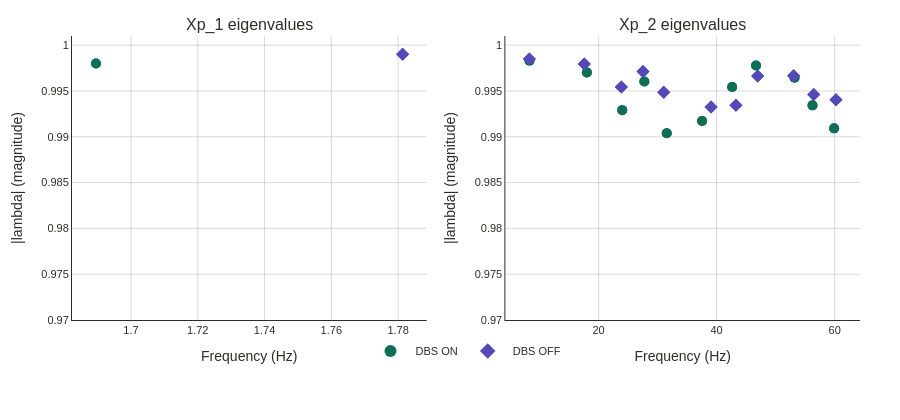
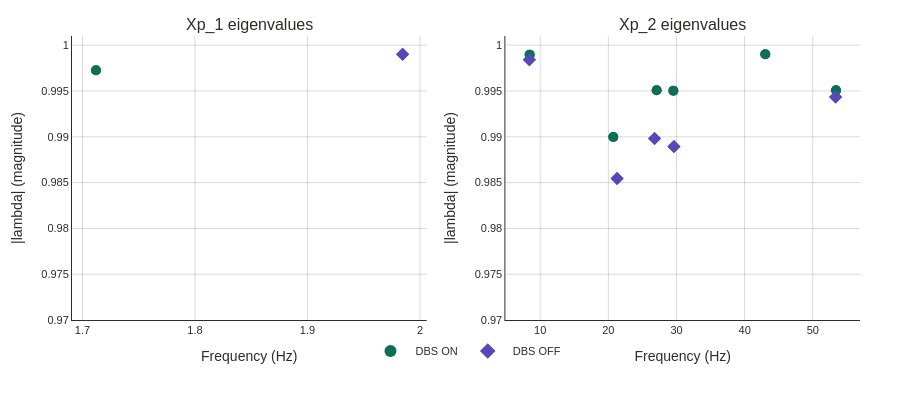
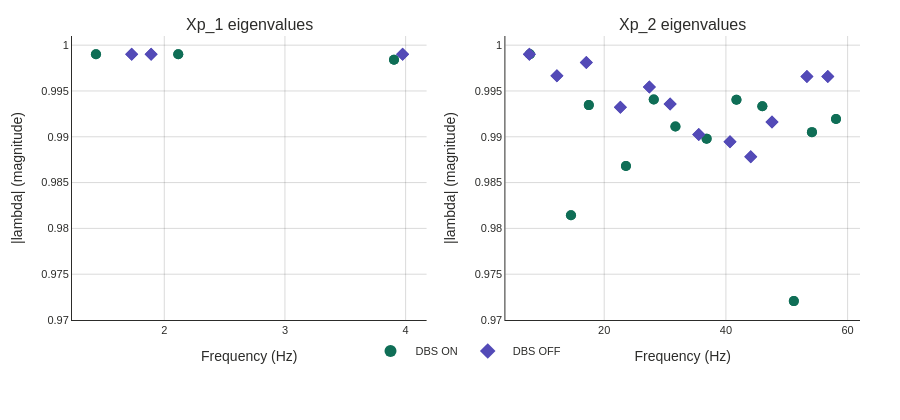
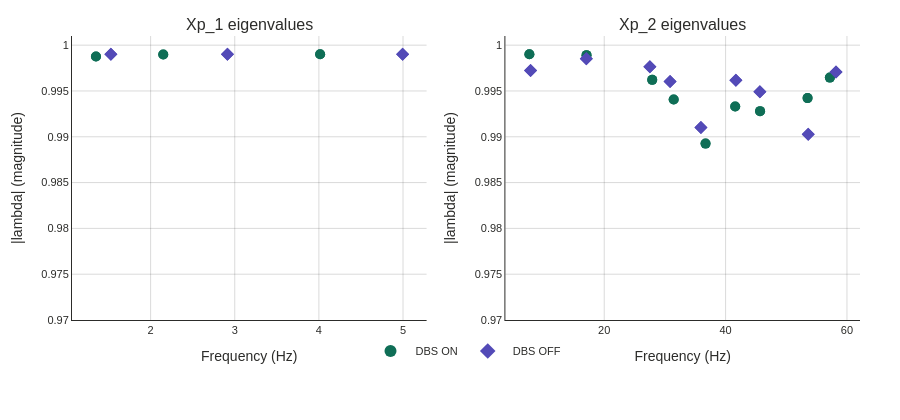

The code cell stored with these charts, in order, in its notebook:
### Markdown cell above
## 6. A matrix analysis (PSID only)

The state transition matrix A governs latent dynamics: $x_{t+1} = A x_t$.

- **Block structure**: A12 near zero means Xp_2 has no causal influence on Xp_1
  (behavioral subspace is decoupled from neural dynamics).
- **Eigenvalues**: complex eigenvalues reveal oscillatory modes. Comparing ON vs OFF
  shows which frequency modes DBS modulates.

### Code cell
for label, d in data.items():
    a_info = a_matrix_analysis(d["model_both"], d["model_on"], d["model_off"],
                                d["n1"], d["nx"], d["fs"])
    d["a_matrix"] = a_info

    # Brief block structure summary
    coupling = a_info["block_norms"]["A12 (Xp2->Xp1)"]
    print(f"{label}: A12={coupling:.6f} ({'decoupled' if coupling < 0.01 else 'coupled'}), "
          f"ON-OFF diff: A11={a_info['diff_norms']['A11 diff']:.4f}, "
          f"A22={a_info['diff_norms']['A22 diff']:.4f}")

    # Eigenvalue scatter: one panel per subspace. Drop subplot titles.
    fig = make_subplots(rows=1, cols=2, horizontal_spacing=0.12)
    for col, sub in enumerate(["xp1", "xp2"], 1):
        for cond, color, symbol in [("on", COLOR_DBS_ON, "circle"),
                                     ("off", COLOR_DBS_OFF, "diamond")]:
            modes = a_info["sub_modes"][f"{cond}_{sub}"]
            freqs = [m["freq"] for m in modes if m["is_complex"]]
            mags = [m["mag"] for m in modes if m["is_complex"]]
            decays = [m["decay_ms"] for m in modes if m["is_complex"]]
            fig.add_trace(go.Scatter(
                x=freqs, y=mags, mode="markers",
                marker=dict(color=color, symbol=symbol, size=10),
                name=f"DBS {cond.upper()}", legendgroup=cond,
                text=[f"decay={d:.0f}ms" for d in decays],
                hovertemplate="%{x:.1f}Hz<br>|lambda|=%{y:.5f}<br>%{text}",
                showlegend=(col == 1),
            ), row=1, col=col)
        # Subspace label inside each panel
        xref = "x" if col == 1 else f"x{col}"
        yref = "y" if col == 1 else f"y{col}"
        sub_label = "Xp_1 (behavioural)" if sub == "xp1" else "Xp_2 (non-behavioural)"
        sub_color = COLOR_XP1 if sub == "xp1" else COLOR_XP2
        fig.add_annotation(
            x=0.04, y=0.95, xref=f"{xref} domain", yref=f"{yref} domain",
            text=f"<b>{sub_label}</b>", xanchor="left", yanchor="top",
            showarrow=False, font=dict(size=FONT_SIZE_BASE, family=FONT_FAMILY, color=sub_color),
        )
    fig.update_xaxes(title_text="oscillation frequency (Hz)")
    fig.update_yaxes(title_text="|\u03bb| (eigenvalue magnitude)", range=[0.97, 1.001])
    apply_thesis_style(fig, ThesisTheme.LIGHT, height=420,
                       margin=dict(l=80, r=24, t=24, b=80), legend_y=-0.22)
    fig.update_layout(width=900)
    fig.write_image(str(OUT / f'eigenvalues_{label.replace(" ", "_")}.png'),
                    width=900, height=420, scale=2)
    fig.show()
    print(
        f"A-matrix oscillatory eigenvalues for {label} (PSID, dbs_both vs dbs_off vs dbs_on). "
        f"Left panel: Xp_1 sub-block (n1={d['n1']}). Right panel: Xp_2 sub-block (nx-n1={d['nx']-d['n1']}). "
        f"Each marker is one complex-conjugate eigenpair plotted at its rotation frequency vs |\u03bb|; "
        f"closer to 1 = slower decay. A12 (Xp2->Xp1) coupling = {a_info['block_norms']['A12 (Xp2->Xp1)']:.4f}, "
        f"|A_on - A_off| = {a_info['diff_norms']['Full A diff']:.4f}."
    )

### Figure 1 — Plotly figure (JSON) as saved in the notebook; plotly's stock layout.template omitted (floating-point values rounded to 4 significant figures)
{"data": [{"hovertemplate": "%{x:.1f}Hz<br>|lambda|=%{y:.5f}<br>%{text}", "legendgroup": "on", "marker": {"color": "#0F6E56", "size": 10, "symbol": "circle"}, "mode": "markers", "name": "DBS ON", "showlegend": true, "text": ["decay=2495ms", "decay=2495ms"], "type": "scatter", "x": [1.69, 1.69], "xaxis": "x", "y": [0.998, 0.998], "yaxis": "y"}, {"hovertemplate": "%{x:.1f}Hz<br>|lambda|=%{y:.5f}<br>%{text}", "legendgroup": "off", "marker": {"color": "#534AB7", "size": 10, "symbol": "diamond"}, "mode": "markers", "name": "DBS OFF", "showlegend": true, "text": ["decay=4997ms", "decay=4997ms"], "type": "scatter", "x": [1.781, 1.781], "xaxis": "x", "y": [0.999, 0.999], "yaxis": "y"}, {"hovertemplate": "%{x:.1f}Hz<br>|lambda|=%{y:.5f}<br>%{text}", "legendgroup": "on", "marker": {"color": "#0F6E56", "size": 10, "symbol": "circle"}, "mode": "markers", "name": "DBS ON", "showlegend": false, "text": ["decay=2967ms", "decay=2967ms", "decay=2255ms", "decay=2255ms", "decay=1679ms", "decay=1679ms", "decay=1401ms", "decay=1401ms", "decay=1259ms", "decay=1259ms", "decay=1092ms", "decay=1092ms", "decay=759ms", "decay=759ms", "decay=702ms", "decay=702ms", "decay=601ms", "decay=601ms", "decay=548ms", "decay=548ms", "decay=517ms", "decay=517ms"], "type": "scatter", "x": [8.287, 8.287, 46.68, 46.68, 18.01, 18.01, 53.2, 53.2, 27.75, 27.75, 42.63, 42.63, 56.25, 56.25, 24.0, 24.0, 37.54, 37.54, 59.91, 59.91, 31.54, 31.54], "xaxis": "x2", "y": [0.9983, 0.9983, 0.9978, 0.9978, 0.997, 0.997, 0.9964, 0.9964, 0.996, 0.996, 0.9954, 0.9954, 0.9934, 0.9934, 0.9929, 0.9929, 0.9917, 0.9917, 0.9909, 0.9909, 0.9904, 0.9904], "yaxis": "y2"}, {"hovertemplate": "%{x:.1f}Hz<br>|lambda|=%{y:.5f}<br>%{text}", "legendgroup": "off", "marker": {"color": "#534AB7", "size": 10, "symbol": "diamond"}, "mode": "markers", "name": "DBS OFF", "showlegend": false, "text": ["decay=3309ms", "decay=3309ms", "decay=2437ms", "decay=2437ms", "decay=1741ms", "decay=1741ms", "decay=1495ms", "decay=1495ms", "decay=1486ms", "decay=1486ms", "decay=1091ms", "decay=1091ms", "decay=972ms", "decay=972ms", "decay=924ms", "decay=924ms", "decay=837ms", "decay=837ms", "decay=761ms", "decay=761ms", "decay=740ms", "decay=740ms"], "type": "scatter", "x": [8.27, 8.27, 17.58, 17.58, 27.52, 27.52, 53.04, 53.04, 46.95, 46.95, 23.86, 23.86, 31.04, 31.04, 56.45, 56.45, 60.23, 60.23, 43.27, 43.27, 39.06, 39.06], "xaxis": "x2", "y": [0.9985, 0.9985, 0.998, 0.998, 0.9971, 0.9971, 0.9967, 0.9967, 0.9966, 0.9966, 0.9954, 0.9954, 0.9949, 0.9949, 0.9946, 0.9946, 0.994, 0.994, 0.9934, 0.9934, 0.9933, 0.9933], "yaxis": "y2"}], "layout": {"annotations": [{"font": {"size": 16}, "showarrow": false, "text": "Xp_1 eigenvalues", "x": 0.225, "xanchor": "center", "xref": "paper", "y": 1.0, "yanchor": "bottom", "yref": "paper"}, {"font": {"size": 16}, "showarrow": false, "text": "Xp_2 eigenvalues", "x": 0.775, "xanchor": "center", "xref": "paper", "y": 1.0, "yanchor": "bottom", "yref": "paper"}], "font": {"color": "#2C2C2A", "family": "Arial, Helvetica, sans-serif", "size": 12}, "height": 420, "hovermode": "x unified", "legend": {"bgcolor": "rgba(0,0,0,0)", "font": {"size": 11}, "itemsizing": "constant", "itemwidth": 40, "orientation": "h", "tracegroupgap": 8, "x": 0.5, "xanchor": "center", "y": -0.16, "yanchor": "bottom"}, "margin": {"b": 100, "l": 72, "r": 40, "t": 36}, "paper_bgcolor": "#FFFFFF", "plot_bgcolor": "#FFFFFF", "showlegend": true, "width": 900, "xaxis": {"anchor": "y", "domain": [0.0, 0.45], "gridcolor": "rgba(0,0,0,0.15)", "linecolor": "#2C2C2A", "linewidth": 1, "mirror": false, "showgrid": true, "showline": true, "tickfont": {"size": 11}, "title": {"text": "Frequency (Hz)"}}, "xaxis2": {"anchor": "y2", "domain": [0.55, 1.0], "gridcolor": "rgba(0,0,0,0.15)", "linecolor": "#2C2C2A", "linewidth": 1, "mirror": false, "showgrid": true, "showline": true, "tickfont": {"size": 11}, "title": {"text": "Frequency (Hz)"}}, "yaxis": {"anchor": "x", "domain": [0.0, 1.0], "gridcolor": "rgba(0,0,0,0.15)", "linecolor": "#2C2C2A", "linewidth": 1, "mirror": false, "range": [0.97, 1.001], "showgrid": true, "showline": true, "tickfont": {"size": 11}, "title": {"text": "|lambda| (magnitude)"}}, "yaxis2": {"anchor": "x2", "domain": [0.0, 1.0], "gridcolor": "rgba(0,0,0,0.15)", "linecolor": "#2C2C2A", "linewidth": 1, "mirror": false, "range": [0.97, 1.001], "showgrid": true, "showline": true, "tickfont": {"size": 11}, "title": {"text": "|lambda| (magnitude)"}}}}

### Figure 2 — Plotly figure (JSON) as saved in the notebook; plotly's stock layout.template omitted (floating-point values rounded to 4 significant figures)
{"data": [{"hovertemplate": "%{x:.1f}Hz<br>|lambda|=%{y:.5f}<br>%{text}", "legendgroup": "on", "marker": {"color": "#0F6E56", "size": 10, "symbol": "circle"}, "mode": "markers", "name": "DBS ON", "showlegend": true, "text": ["decay=1827ms", "decay=1827ms"], "type": "scatter", "x": [1.712, 1.712], "xaxis": "x", "y": [0.9973, 0.9973], "yaxis": "y"}, {"hovertemplate": "%{x:.1f}Hz<br>|lambda|=%{y:.5f}<br>%{text}", "legendgroup": "off", "marker": {"color": "#534AB7", "size": 10, "symbol": "diamond"}, "mode": "markers", "name": "DBS OFF", "showlegend": true, "text": ["decay=4997ms", "decay=4997ms"], "type": "scatter", "x": [1.985, 1.985], "xaxis": "x", "y": [0.999, 0.999], "yaxis": "y"}, {"hovertemplate": "%{x:.1f}Hz<br>|lambda|=%{y:.5f}<br>%{text}", "legendgroup": "on", "marker": {"color": "#0F6E56", "size": 10, "symbol": "circle"}, "mode": "markers", "name": "DBS ON", "showlegend": false, "text": ["decay=4997ms", "decay=4997ms", "decay=4824ms", "decay=4824ms", "decay=1015ms", "decay=1015ms", "decay=1012ms", "decay=1012ms", "decay=1004ms", "decay=1004ms", "decay=497ms", "decay=497ms"], "type": "scatter", "x": [43.03, 43.03, 8.448, 8.448, 27.08, 27.08, 53.41, 53.41, 29.54, 29.54, 20.72, 20.72], "xaxis": "x2", "y": [0.999, 0.999, 0.999, 0.999, 0.9951, 0.9951, 0.9951, 0.9951, 0.995, 0.995, 0.99, 0.99], "yaxis": "y2"}, {"hovertemplate": "%{x:.1f}Hz<br>|lambda|=%{y:.5f}<br>%{text}", "legendgroup": "off", "marker": {"color": "#534AB7", "size": 10, "symbol": "diamond"}, "mode": "markers", "name": "DBS OFF", "showlegend": false, "text": ["decay=3147ms", "decay=3147ms", "decay=881ms", "decay=881ms", "decay=488ms", "decay=488ms", "decay=450ms", "decay=450ms", "decay=341ms", "decay=341ms", "decay=89ms", "decay=89ms"], "type": "scatter", "x": [8.407, 8.407, 53.34, 53.34, 26.78, 26.78, 29.63, 29.63, 21.28, 21.28, 39.99, 39.99], "xaxis": "x2", "y": [0.9984, 0.9984, 0.9943, 0.9943, 0.9898, 0.9898, 0.9889, 0.9889, 0.9854, 0.9854, 0.9452, 0.9452], "yaxis": "y2"}], "layout": {"annotations": [{"font": {"size": 16}, "showarrow": false, "text": "Xp_1 eigenvalues", "x": 0.225, "xanchor": "center", "xref": "paper", "y": 1.0, "yanchor": "bottom", "yref": "paper"}, {"font": {"size": 16}, "showarrow": false, "text": "Xp_2 eigenvalues", "x": 0.775, "xanchor": "center", "xref": "paper", "y": 1.0, "yanchor": "bottom", "yref": "paper"}], "font": {"color": "#2C2C2A", "family": "Arial, Helvetica, sans-serif", "size": 12}, "height": 420, "hovermode": "x unified", "legend": {"bgcolor": "rgba(0,0,0,0)", "font": {"size": 11}, "itemsizing": "constant", "itemwidth": 40, "orientation": "h", "tracegroupgap": 8, "x": 0.5, "xanchor": "center", "y": -0.16, "yanchor": "bottom"}, "margin": {"b": 100, "l": 72, "r": 40, "t": 36}, "paper_bgcolor": "#FFFFFF", "plot_bgcolor": "#FFFFFF", "showlegend": true, "width": 900, "xaxis": {"anchor": "y", "domain": [0.0, 0.45], "gridcolor": "rgba(0,0,0,0.15)", "linecolor": "#2C2C2A", "linewidth": 1, "mirror": false, "showgrid": true, "showline": true, "tickfont": {"size": 11}, "title": {"text": "Frequency (Hz)"}}, "xaxis2": {"anchor": "y2", "domain": [0.55, 1.0], "gridcolor": "rgba(0,0,0,0.15)", "linecolor": "#2C2C2A", "linewidth": 1, "mirror": false, "showgrid": true, "showline": true, "tickfont": {"size": 11}, "title": {"text": "Frequency (Hz)"}}, "yaxis": {"anchor": "x", "domain": [0.0, 1.0], "gridcolor": "rgba(0,0,0,0.15)", "linecolor": "#2C2C2A", "linewidth": 1, "mirror": false, "range": [0.97, 1.001], "showgrid": true, "showline": true, "tickfont": {"size": 11}, "title": {"text": "|lambda| (magnitude)"}}, "yaxis2": {"anchor": "x2", "domain": [0.0, 1.0], "gridcolor": "rgba(0,0,0,0.15)", "linecolor": "#2C2C2A", "linewidth": 1, "mirror": false, "range": [0.97, 1.001], "showgrid": true, "showline": true, "tickfont": {"size": 11}, "title": {"text": "|lambda| (magnitude)"}}}}

### Figure 3 — Plotly figure (JSON) as saved in the notebook; plotly's stock layout.template omitted (floating-point values rounded to 4 significant figures)
{"data": [{"hovertemplate": "%{x:.1f}Hz<br>|lambda|=%{y:.5f}<br>%{text}", "legendgroup": "on", "marker": {"color": "#0F6E56", "size": 10, "symbol": "circle"}, "mode": "markers", "name": "DBS ON", "showlegend": true, "text": ["decay=4997ms", "decay=4997ms", "decay=4997ms", "decay=4997ms", "decay=3124ms", "decay=3124ms"], "type": "scatter", "x": [1.434, 1.434, 2.116, 2.116, 3.904, 3.904], "xaxis": "x", "y": [0.999, 0.999, 0.999, 0.999, 0.9984, 0.9984], "yaxis": "y"}, {"hovertemplate": "%{x:.1f}Hz<br>|lambda|=%{y:.5f}<br>%{text}", "legendgroup": "off", "marker": {"color": "#534AB7", "size": 10, "symbol": "diamond"}, "mode": "markers", "name": "DBS OFF", "showlegend": true, "text": ["decay=4997ms", "decay=4997ms", "decay=4997ms", "decay=4997ms", "decay=4997ms", "decay=4997ms"], "type": "scatter", "x": [1.73, 1.73, 3.975, 3.975, 1.891, 1.891], "xaxis": "x", "y": [0.999, 0.999, 0.999, 0.999, 0.999, 0.999], "yaxis": "y"}, {"hovertemplate": "%{x:.1f}Hz<br>|lambda|=%{y:.5f}<br>%{text}", "legendgroup": "on", "marker": {"color": "#0F6E56", "size": 10, "symbol": "circle"}, "mode": "markers", "name": "DBS ON", "showlegend": false, "text": ["decay=4997ms", "decay=4997ms", "decay=840ms", "decay=840ms", "decay=837ms", "decay=837ms", "decay=762ms", "decay=762ms", "decay=747ms", "decay=747ms", "decay=618ms", "decay=618ms", "decay=561ms", "decay=561ms", "decay=524ms", "decay=524ms", "decay=487ms", "decay=487ms", "decay=377ms", "decay=377ms", "decay=267ms", "decay=267ms", "decay=176ms", "decay=176ms"], "type": "scatter", "x": [7.786, 7.786, 28.15, 28.15, 41.73, 41.73, 17.47, 17.47, 45.99, 45.99, 58.09, 58.09, 31.71, 31.71, 54.14, 54.14, 36.83, 36.83, 23.58, 23.58, 14.54, 14.54, 51.16, 51.16], "xaxis": "x2", "y": [0.999, 0.999, 0.9941, 0.9941, 0.994, 0.994, 0.9935, 0.9935, 0.9933, 0.9933, 0.9919, 0.9919, 0.9911, 0.9911, 0.9905, 0.9905, 0.9898, 0.9898, 0.9868, 0.9868, 0.9814, 0.9814, 0.9721, 0.9721], "yaxis": "y2"}, {"hovertemplate": "%{x:.1f}Hz<br>|lambda|=%{y:.5f}<br>%{text}", "legendgroup": "off", "marker": {"color": "#534AB7", "size": 10, "symbol": "diamond"}, "mode": "markers", "name": "DBS OFF", "showlegend": false, "text": ["decay=4997ms", "decay=4997ms", "decay=2647ms", "decay=2647ms", "decay=1493ms", "decay=1493ms", "decay=1455ms", "decay=1455ms", "decay=1454ms", "decay=1454ms", "decay=1092ms", "decay=1092ms", "decay=775ms", "decay=775ms", "decay=735ms", "decay=735ms", "decay=593ms", "decay=593ms", "decay=510ms", "decay=510ms", "decay=472ms", "decay=472ms", "decay=408ms", "decay=408ms"], "type": "scatter", "x": [7.708, 7.708, 17.06, 17.06, 12.23, 12.23, 53.32, 53.32, 56.75, 56.75, 27.42, 27.42, 30.83, 30.83, 22.66, 22.66, 47.57, 47.57, 35.54, 35.54, 40.67, 40.67, 44.08, 44.08], "xaxis": "x2", "y": [0.999, 0.999, 0.9981, 0.9981, 0.9967, 0.9967, 0.9966, 0.9966, 0.9966, 0.9966, 0.9954, 0.9954, 0.9936, 0.9936, 0.9932, 0.9932, 0.9916, 0.9916, 0.9902, 0.9902, 0.9895, 0.9895, 0.9878, 0.9878], "yaxis": "y2"}], "layout": {"annotations": [{"font": {"size": 16}, "showarrow": false, "text": "Xp_1 eigenvalues", "x": 0.225, "xanchor": "center", "xref": "paper", "y": 1.0, "yanchor": "bottom", "yref": "paper"}, {"font": {"size": 16}, "showarrow": false, "text": "Xp_2 eigenvalues", "x": 0.775, "xanchor": "center", "xref": "paper", "y": 1.0, "yanchor": "bottom", "yref": "paper"}], "font": {"color": "#2C2C2A", "family": "Arial, Helvetica, sans-serif", "size": 12}, "height": 420, "hovermode": "x unified", "legend": {"bgcolor": "rgba(0,0,0,0)", "font": {"size": 11}, "itemsizing": "constant", "itemwidth": 40, "orientation": "h", "tracegroupgap": 8, "x": 0.5, "xanchor": "center", "y": -0.16, "yanchor": "bottom"}, "margin": {"b": 100, "l": 72, "r": 40, "t": 36}, "paper_bgcolor": "#FFFFFF", "plot_bgcolor": "#FFFFFF", "showlegend": true, "width": 900, "xaxis": {"anchor": "y", "domain": [0.0, 0.45], "gridcolor": "rgba(0,0,0,0.15)", "linecolor": "#2C2C2A", "linewidth": 1, "mirror": false, "showgrid": true, "showline": true, "tickfont": {"size": 11}, "title": {"text": "Frequency (Hz)"}}, "xaxis2": {"anchor": "y2", "domain": [0.55, 1.0], "gridcolor": "rgba(0,0,0,0.15)", "linecolor": "#2C2C2A", "linewidth": 1, "mirror": false, "showgrid": true, "showline": true, "tickfont": {"size": 11}, "title": {"text": "Frequency (Hz)"}}, "yaxis": {"anchor": "x", "domain": [0.0, 1.0], "gridcolor": "rgba(0,0,0,0.15)", "linecolor": "#2C2C2A", "linewidth": 1, "mirror": false, "range": [0.97, 1.001], "showgrid": true, "showline": true, "tickfont": {"size": 11}, "title": {"text": "|lambda| (magnitude)"}}, "yaxis2": {"anchor": "x2", "domain": [0.0, 1.0], "gridcolor": "rgba(0,0,0,0.15)", "linecolor": "#2C2C2A", "linewidth": 1, "mirror": false, "range": [0.97, 1.001], "showgrid": true, "showline": true, "tickfont": {"size": 11}, "title": {"text": "|lambda| (magnitude)"}}}}

### Figure 4 — Plotly figure (JSON) as saved in the notebook; plotly's stock layout.template omitted (floating-point values rounded to 4 significant figures)
{"data": [{"hovertemplate": "%{x:.1f}Hz<br>|lambda|=%{y:.5f}<br>%{text}", "legendgroup": "on", "marker": {"color": "#0F6E56", "size": 10, "symbol": "circle"}, "mode": "markers", "name": "DBS ON", "showlegend": true, "text": ["decay=4997ms", "decay=4997ms", "decay=4882ms", "decay=4882ms", "decay=4067ms", "decay=4067ms"], "type": "scatter", "x": [4.015, 4.015, 2.15, 2.15, 1.351, 1.351], "xaxis": "x", "y": [0.999, 0.999, 0.999, 0.999, 0.9988, 0.9988], "yaxis": "y"}, {"hovertemplate": "%{x:.1f}Hz<br>|lambda|=%{y:.5f}<br>%{text}", "legendgroup": "off", "marker": {"color": "#534AB7", "size": 10, "symbol": "diamond"}, "mode": "markers", "name": "DBS OFF", "showlegend": true, "text": ["decay=4997ms", "decay=4997ms", "decay=4997ms", "decay=4997ms", "decay=4997ms", "decay=4997ms"], "type": "scatter", "x": [1.528, 1.528, 4.995, 4.995, 2.913, 2.913], "xaxis": "x", "y": [0.999, 0.999, 0.999, 0.999, 0.999, 0.999], "yaxis": "y"}, {"hovertemplate": "%{x:.1f}Hz<br>|lambda|=%{y:.5f}<br>%{text}", "legendgroup": "on", "marker": {"color": "#0F6E56", "size": 10, "symbol": "circle"}, "mode": "markers", "name": "DBS ON", "showlegend": false, "text": ["decay=4997ms", "decay=4997ms", "decay=4585ms", "decay=4585ms", "decay=1410ms", "decay=1410ms", "decay=1318ms", "decay=1318ms", "decay=863ms", "decay=863ms", "decay=841ms", "decay=841ms", "decay=744ms", "decay=744ms", "decay=692ms", "decay=692ms", "decay=463ms", "decay=463ms"], "type": "scatter", "x": [7.666, 7.666, 17.08, 17.08, 57.18, 57.18, 27.91, 27.91, 53.51, 53.51, 31.45, 31.45, 41.58, 41.58, 45.68, 45.68, 36.7, 36.7], "xaxis": "x2", "y": [0.999, 0.999, 0.9989, 0.9989, 0.9965, 0.9965, 0.9962, 0.9962, 0.9942, 0.9942, 0.9941, 0.9941, 0.9933, 0.9933, 0.9928, 0.9928, 0.9893, 0.9893], "yaxis": "y2"}, {"hovertemplate": "%{x:.1f}Hz<br>|lambda|=%{y:.5f}<br>%{text}", "legendgroup": "off", "marker": {"color": "#534AB7", "size": 10, "symbol": "diamond"}, "mode": "markers", "name": "DBS OFF", "showlegend": false, "text": ["decay=3358ms", "decay=3358ms", "decay=2124ms", "decay=2124ms", "decay=1802ms", "decay=1802ms", "decay=1707ms", "decay=1707ms", "decay=1300ms", "decay=1300ms", "decay=1260ms", "decay=1260ms", "decay=978ms", "decay=978ms", "decay=554ms", "decay=554ms", "decay=511ms", "decay=511ms"], "type": "scatter", "x": [17.05, 17.05, 27.52, 27.52, 7.865, 7.865, 58.2, 58.2, 41.69, 41.69, 30.85, 30.85, 45.65, 45.65, 35.94, 35.94, 53.61, 53.61], "xaxis": "x2", "y": [0.9985, 0.9985, 0.9976, 0.9976, 0.9972, 0.9972, 0.9971, 0.9971, 0.9962, 0.9962, 0.996, 0.996, 0.9949, 0.9949, 0.991, 0.991, 0.9903, 0.9903], "yaxis": "y2"}], "layout": {"annotations": [{"font": {"size": 16}, "showarrow": false, "text": "Xp_1 eigenvalues", "x": 0.225, "xanchor": "center", "xref": "paper", "y": 1.0, "yanchor": "bottom", "yref": "paper"}, {"font": {"size": 16}, "showarrow": false, "text": "Xp_2 eigenvalues", "x": 0.775, "xanchor": "center", "xref": "paper", "y": 1.0, "yanchor": "bottom", "yref": "paper"}], "font": {"color": "#2C2C2A", "family": "Arial, Helvetica, sans-serif", "size": 12}, "height": 420, "hovermode": "x unified", "legend": {"bgcolor": "rgba(0,0,0,0)", "font": {"size": 11}, "itemsizing": "constant", "itemwidth": 40, "orientation": "h", "tracegroupgap": 8, "x": 0.5, "xanchor": "center", "y": -0.16, "yanchor": "bottom"}, "margin": {"b": 100, "l": 72, "r": 40, "t": 36}, "paper_bgcolor": "#FFFFFF", "plot_bgcolor": "#FFFFFF", "showlegend": true, "width": 900, "xaxis": {"anchor": "y", "domain": [0.0, 0.45], "gridcolor": "rgba(0,0,0,0.15)", "linecolor": "#2C2C2A", "linewidth": 1, "mirror": false, "showgrid": true, "showline": true, "tickfont": {"size": 11}, "title": {"text": "Frequency (Hz)"}}, "xaxis2": {"anchor": "y2", "domain": [0.55, 1.0], "gridcolor": "rgba(0,0,0,0.15)", "linecolor": "#2C2C2A", "linewidth": 1, "mirror": false, "showgrid": true, "showline": true, "tickfont": {"size": 11}, "title": {"text": "Frequency (Hz)"}}, "yaxis": {"anchor": "x", "domain": [0.0, 1.0], "gridcolor": "rgba(0,0,0,0.15)", "linecolor": "#2C2C2A", "linewidth": 1, "mirror": false, "range": [0.97, 1.001], "showgrid": true, "showline": true, "tickfont": {"size": 11}, "title": {"text": "|lambda| (magnitude)"}}, "yaxis2": {"anchor": "x2", "domain": [0.0, 1.0], "gridcolor": "rgba(0,0,0,0.15)", "linecolor": "#2C2C2A", "linewidth": 1, "mirror": false, "range": [0.97, 1.001], "showgrid": true, "showline": true, "tickfont": {"size": 11}, "title": {"text": "|lambda| (magnitude)"}}}}
